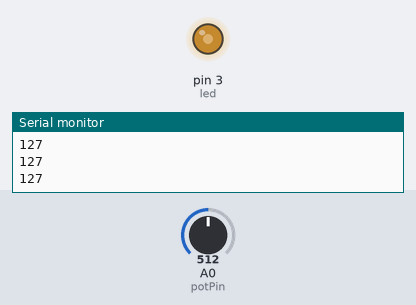
This sketch was run on a simulated Arduino Uno, built with avr-gcc and run on an emulated ATmega328P. Shown: output pins drawn as LEDs (lit = HIGH), the last lines printed to the serial monitor. The inputs (shaded band) are chosen by the test bench; at power-on: A0 (potPin) = 512.

Above: at 1.2 s.
1.3 s: A0 (potPin) set to 716
At 2.4 s:
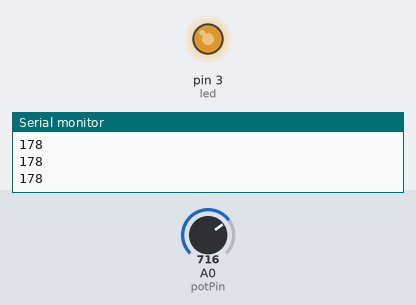
2.8 s: A0 (potPin) set to 900
At 3.6 s:
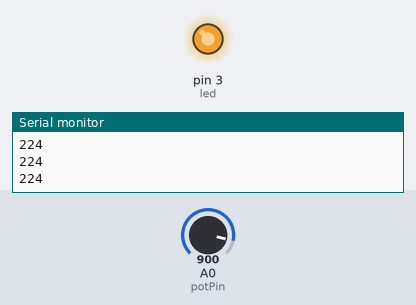
4.3 s: A0 (potPin) set to 122
At 4.7 s:
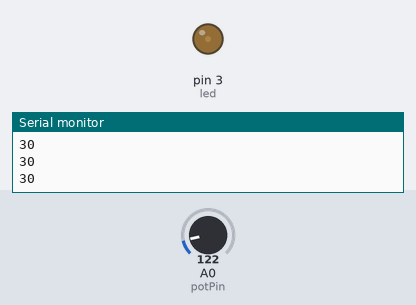
5.8 s: A0 (potPin) set to 0
At 7.0 s:
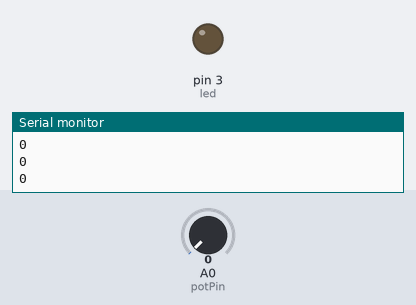
7.3 s: A0 (potPin) set to 511
At 8.1 s:
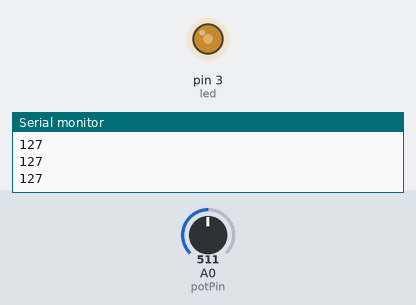
Timing chart, 0 to 9.8 s (numbered marks = the images above; inputs shaded):
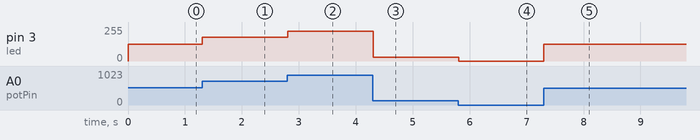

The sketch:

potentiometer-map-led.ino
```cpp
int led = 3;
int potPin = A0;

void setup() {
  pinMode(led, OUTPUT);
  pinMode(potPin, INPUT);
  Serial.begin(9600);

}

void loop() {
  int val = analogRead(potPin);

  int mapVal = map(val, 0, 1023, 0, 255);

  Serial.println(mapVal);

  analogWrite(led, mapVal);

}
```

Measured:
- after the input at 1.3 s, pin 3 (led): 127/255 → 178/255 at once
- after the input at 2.8 s, pin 3 (led): 178/255 → 224/255 at once
- after the input at 4.3 s, pin 3 (led): 224/255 → 30/255 at once
- after the input at 5.8 s, pin 3 (led): 30/255 → 0/255 at once
- after the input at 7.3 s, pin 3 (led): 0/255 → 127/255 at once
